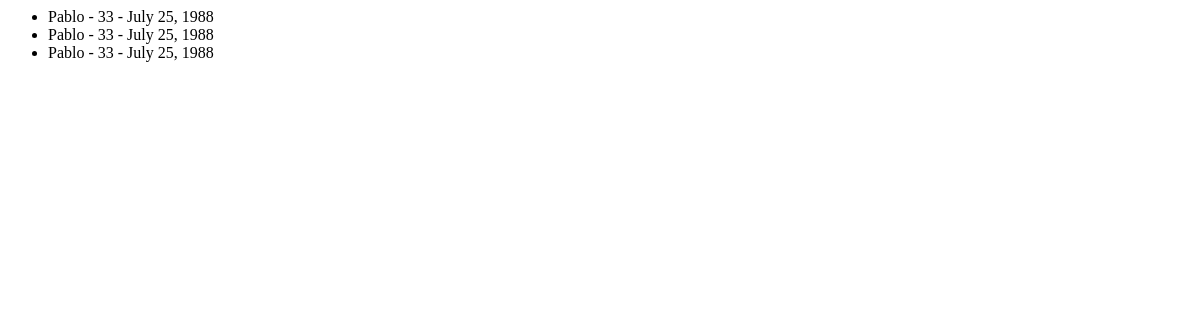
Page /AppTrabajo/lista-familia on the earlier database version.
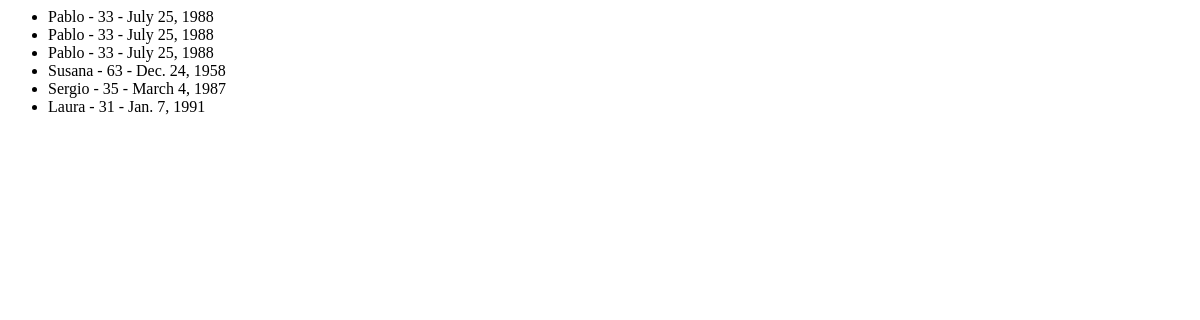
Same page on the later database version.
### AppTrabajo/models.py (models this page shows)
class Familiar(models.Model):
    nombre= models.CharField(max_length=40)
    edad = models.IntegerField()
    nacimiento = models.DateField()

### AppTrabajo/views.py (the view)
# urls.py: path('lista-familia', familia),
def familia(self):
    lista = Familiar.objects.all()
    return render(self, "familia.html", {"familia":lista})

### AppTrabajo/templates/familia.html (shortened to what this page needs)
<html lang="en">
<head>
</head>
<body>
    <ul>
        {% for familiar in familia %}
            <li>{{familiar.nombre}} - {{familiar.edad}} - {{familiar.nacimiento}}</li>
        {% endfor %}
    </ul>
</body>
</html>

Differences in the rows shown:
added Familiar: nombre "Susana", edad "63", nacimiento "Dec. 24, 1958"
added Familiar: nombre "Sergio", edad "35", nacimiento "March 4, 1987"
added Familiar: nombre "Laura", edad "31", nacimiento "Jan. 7, 1991"
